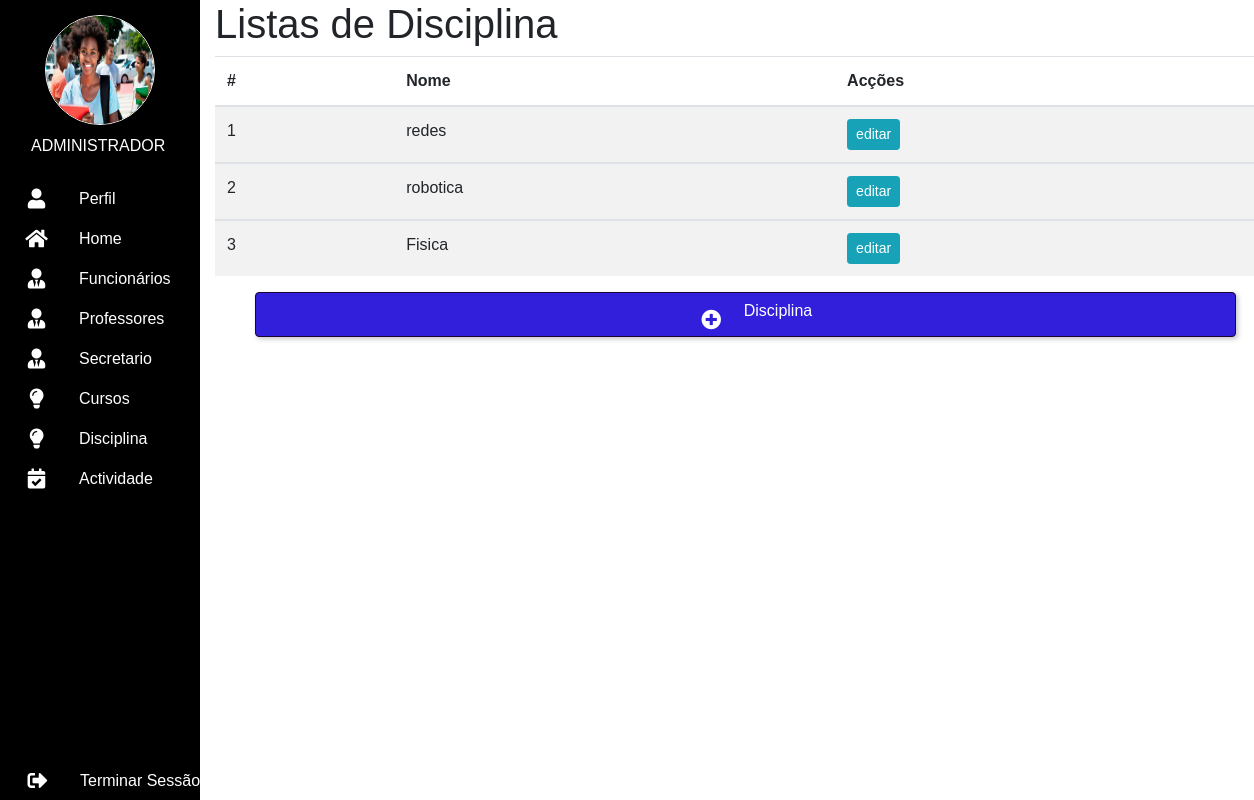
The app's page /admin/listar_disciplina.php (signed in) with its own data.
### tables this page shows
CREATE TABLE `disciplina` (
  `id_disciplina` int(11) NOT NULL,
  `nome_disciplina` varchar(100) NOT NULL
);

### admin/listar_disciplina.php (the view, shortened to what this page needs)
<?php
require_once "../config/conexao.php";
          ?>
      <?php
$resul = $conectar->query("SELECT * FROM disciplina ");
?>
<!DOCTYPE html>
<html lang="pt-br">
<head>
    <link rel="stylesheet" href="https://cdn.jsdelivr.net/npm/bootstrap@4.3.1/dist/css/bootstrap.min.css">
    <link rel="stylesheet" href="https://cdnjs.cloudflare.com/ajax/libs/font-awesome/5.15.4/css/all.min.css">
    <link rel="stylesheet" href="../css/navbar.css">
    <link rel="stylesheet" href="../css/professor.css">
    <link rel="stylesheet" href="../css/botoes.css">
</head>
<body>
<header>
    <nav>
                    <ul>
                         <div class="div-foto"><img class="foto-perfil" src="../img/estudante-negra.jpg" alt=""></div>
                         <li><div class="li-div"><p class="p">ADMINISTRADOR</p></div></li>
                         <li><a href="perfil_adm.php" class="li-link"><i class="fas fa-user"></i><span class="nav-item">Perfil</span></a></li>
                         <li><a href="adm.php" class="li-link"><i class="fas fa-home"></i><span class="nav-item">Home</span></a></li>
                         <li><a href="funcionario.php" class="li-link"><i class="fas fa-user-tie"></i><span class="nav-item">Funcionários</span></a></li>
                         <li><a href="professor.php" class="li-link"><i class="fas fa-user-tie"></i><span class="nav-item">Professores</span></a></li>
                         <li><a href="secretario.php" class="li-link"><i class="fas fa-user-tie"></i><span class="nav-item">Secretario</span></a></li>
                         <li><a href="listar_curso.php" class="li-link"><i class="fas fa-lightbulb"></i><span class="nav-item">Cursos</span></a></li>
                         <li><a href="disciplina.php" class="li-link"><i class="fas fa-lightbulb"></i><span class="nav-item">Disciplina</span></a></li>
                         <li><a href="actividade_geral.php" class="li-link"><i class="fas fa-calendar-check"></i><span class="nav-item">Actividade</span></a></li>
                         <li><a href="../sair.php" class="logo-out"><i class="fas fa-sign-out-alt"></i><span class="nav-item">Terminar Sessão</span></a></li>
                    </ul>
               </nav>
          </header>
        <section class="section-formulario">
    <div class="container">
            <div class="page-header">
                <h1>Listas de Disciplina</h1>
            </div>
           <table class="table table-striped table-hover ">
                <thead>
                    <tr>
                        <th colspan="1">#</th>
                        <th>Nome</th>
                        <th>Acções</th>
                    </tr>
                </thead>
                <?php
                    while ($row = $resul->fetchObject()) {
                    ?>
                    <tbody>
                        <tr>
                            <td ><?=$row->id_disciplina?></td>
                            <td><?=$row->nome_disciplina?></td>
                            <td>
                                <a href="editar_disciplina.php?id=<?=$row->id_disciplina?>" class="btn btn-info btn-lg btn-sm btn-xr color-white" title="Editar curso">editar</a>
                            </td>
                        </tr>
                       <?php
                    }
                       ?>
                    </tbody>
           </table>
    </div>
        <div class="card-modal">
            <button style="margin-left:5%;padding-bottom:2px" type="button" class="btn btn-primary botao" id="btn-modal" data-toggle="modal" data-target="#exampleModalCenter">
                <i  class="fas fa-plus-circle" id="fas"></i>
                <p class="card-aside-modal ">Disciplina</p>
            </button>
         </div>
    </section>
</body>
</html>

### css/navbar.css (style rules this page uses)
* { margin: 0; padding: 0; outline: none; border: none; text-decoration: none; box-sizing: border-box; font-family: 'Gill Sans', 'Gill Sans MT', Calibri, 'Trebuchet MS', sans-serif; }
.div-foto { width: 100%; height: auto; border-radius: 30%; text-align: center; margin-top: 15px; }
.foto-perfil { border: 1px solid white; width: 110px; height: 110px; border-radius: 50%; text-align: center; }
nav { position: fixed; top: 0; bottom: 0; left: 0; height: 100%; margin: 0 ; background-color: black; width: 200px; overflow: hidden; box-shadow: 0 20px 35px rgba(0, 0, 0, 0.1); }
.p { position: relative; list-style: none; top: 4px; padding-left: 27px; height: 27px; }
.li-link, .li-div, .logo-out { position: relative; color: white; display: table; width: 300px; outline: none; padding: 4px; transition: 0.5s; border-top: 0.5px solid transparent; border-bottom: 0.5px solid transparent; }
.fas { position: relative; width: 65px; height: 30px; top: 6px; font-size: 20px; text-align: center; }
.nav-item { position: relative; top: 4px; margin-left: 10px; }
.logo-out { position: absolute; bottom: 0; padding-left: 5px; color: white; text-decoration: none; color: white; }

### css/professor.css (style rules this page uses)
.section-formulario { position: absolute; top: 0; left: 200px; background-color: #fff; width: 87%; flex-direction: row; height: 100%; }
.btn { display: inline-block; text-align: center; align-items: center; justify-content: center; }

### css/botoes.css (style rules this page uses)
.botao { color: white; background-color: #321fdb; border: 0.5px solid rgb(29, 3, 53);; box-shadow: 2px 2px 5px rgba(0, 0, 0, 0.236); width: 100%; height: 48px; }
#btn-modal { width: 90%; height: 45px; display: flex; padding: 10px 10px ; box-shadow: 2px 2px 5px rgba(0, 0, 0, 0.236); }

### records on screen
disciplina: id_disciplina "1", nome_disciplina "redes"
disciplina: id_disciplina "2", nome_disciplina "robotica"
disciplina: id_disciplina "3", nome_disciplina "Fisica"
